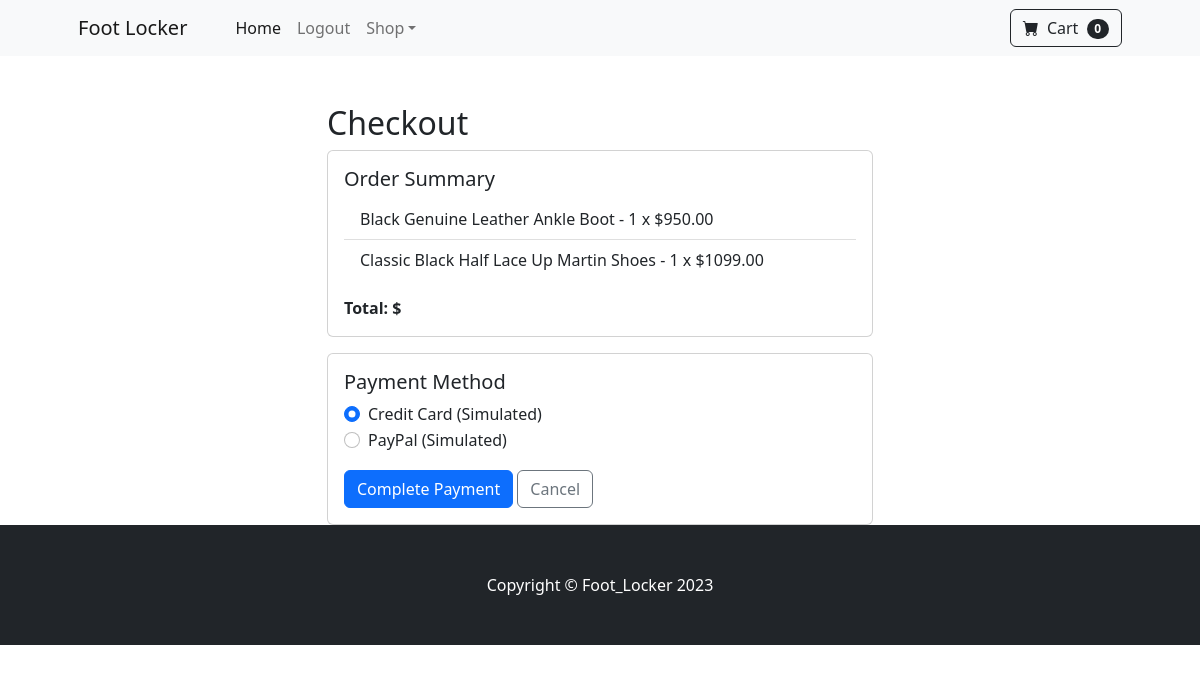
The page /checkout/ (signed in) on the database its author committed.
### store/models.py (models this page shows, shortened)
class Cart(models.Model):
    user = models.ForeignKey(User, on_delete=models.CASCADE)
    product = models.ForeignKey(Product, on_delete=models.CASCADE)
    quantity = models.PositiveIntegerField(default=1)
    created_at = models.DateTimeField(auto_now_add=True)

class Product(models.Model):
    name = models.CharField(max_length=50)
    price = models.DecimalField(default=0, max_digits=6, decimal_places=2)
    Category = models. ForeignKey(Category, on_delete=models.CASCADE,default=1)
    description = models.CharField(max_length=100, default='', blank=True, null=True)
    image = models.ImageField(upload_to='upload/products/')

### store/views.py (the view)
# urls.py: path('checkout/', views.checkout, name='checkout'),
@login_required
def checkout(request):
    cart_items = Cart.objects.filter(user=request.user)
    if not cart_items:
        messages.warning(request, "Your cart is empty.")
        return redirect('view_cart')
    return render(request, 'checkout.html')

### store/templates/checkout.html (shortened to what this page needs)
{% extends 'base.html' %}
{% block content %}
<div class="container">
    <div class="row">
        <div class="col-md-6 offset-md-3">
            <br/><br/>
            <h2>Checkout</h2>
            <div class="card">
                <div class="card-body">
                    <h5 class="card-title">Order Summary</h5>
                    <ul class="list-group list-group-flush">
                        {% for item in request.user.cart_set.all %}
                        <li class="list-group-item">
                            {{ item.product.name }} - {{ item.quantity }} x ${{ item.product.price }}
                        </li>
                        {% endfor %}
                    </ul>
                    <div class="mt-3">
                        <strong>Total: ${{ request.user.cart_set.total_price }}</strong>
                    </div>
                </div>
            </div>
            <div class="card mt-3">
                <div class="card-body">
                    <h5 class="card-title">Payment Method</h5>
                    <form method="post" action="{% url 'process_payment' %}">
                        <div class="form-check">
                            <input class="form-check-input" type="radio" name="payment_method" id="credit_card" value="credit_card" checked>
                            <label class="form-check-label" for="credit_card">
                                Credit Card (Simulated)
                            </label>
                        </div>
                        <div class="form-check">
                            <input class="form-check-input" type="radio" name="payment_method" id="paypal" value="paypal">
                            <label class="form-check-label" for="paypal">
                                PayPal (Simulated)
                            </label>
                        </div>
                        <button type="submit" class="btn btn-primary mt-3">Complete Payment</button>
                        <a href="{% url 'view_cart' %}" class="btn btn-outline-secondary mt-3">Cancel</a>
                    </form>
                </div>
            </div>
        </div>
    </div>
</div>
{% endblock %}

### rows shown on the page
Cart: product.name "Black Genuine Leather Ankle Boot", quantity "1", product.price "950.00"
Cart: product.name "Classic Black Half Lace Up Martin Shoes", quantity "1", product.price "1099.00"
